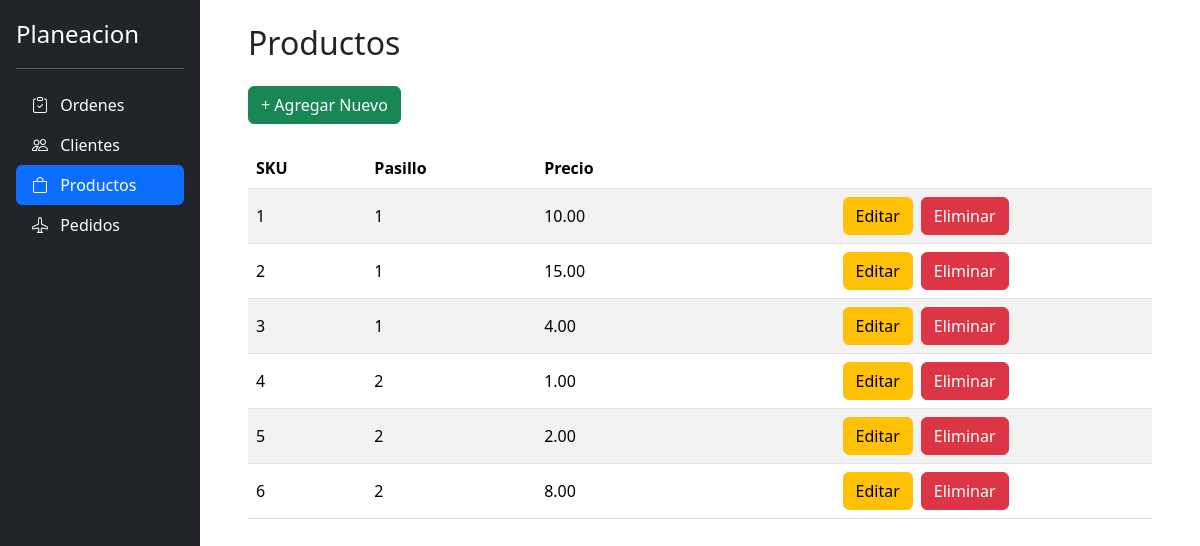
The page /productos on the database its author committed.
### planeacion/data/database/entities/ProductoEntity.py (models this page shows, shortened)
class Producto(models.Model):
    sku = models.CharField(max_length=50, primary_key = True, unique = True)
    pasillo = models.IntegerField(null=False)
    precio = models.DecimalField(max_digits=10, decimal_places=2)

### planeacion/ui/views.py (the view)
# urls.py: path("productos", views.productos, name="productos"),
def productos(request):
    mensaje = request.GET.get('mensaje')
    error = request.GET.get('error') == 'True'
    respuesta:RespuestaOperacion = ProductoUseCases.obtenerProductosUseCase()
    context = {
        "productos" : respuesta.contenido,
        "mensaje": mensaje,
        "error": error
    }
    return render(request, "planeacion/productos.html", context)

### planeacion/data/database/dao/ProductoDao.py (called while the page is built)
    @staticmethod
    def obtenerProductos():
        return Producto.objects.all()

### planeacion/data/repository/ProductoRepository.py (called while the page is built)
    @staticmethod
    def obtenerProductosDeBD():
        response:list[Producto] = ProductoDao.obtenerProductos()
        return response

### planeacion/domain/ProductoUseCases.py (called while the page is built)
    @staticmethod
    def obtenerProductosUseCase() -> list[Producto]:
        respuesta: RespuestaOperacion = RespuestaOperacion()
        try:
            respuesta.contenido: list[Producto] = ProductoRepository.obtenerProductosDeBD()
        except Producto.DoesNotExist as error:
            print("ERROR:obtenerProductosUseCase: ", error)
            respuesta.error = True
            respuesta.mensaje = "No hay registros"
            respuesta.contenido = []
        except Exception as error:
            print("ERROR:obtenerProductosUseCase: ", error)
            respuesta.error = True
            respuesta.mensaje = "Ha ocurrido un error en el sistema"
            respuesta.contenido = []
        return respuesta

### planeacion/ui/templates/planeacion/productos.html (shortened to what this page needs)
{% extends 'planeacion/base/base_site.html' %}
{% block main_content %}
  <h2>Productos </h2>
  <div class="d-flex justify-content-between mt-4 mb-4">
    <div>
      <button
      class="btn btn-success"
      data-bs-toggle="modal"
      data-bs-target="#crear-producto-modal"
      > + Agregar Nuevo</button>
    </div>
  </div>
  <table class="table table-striped align-middle">
    <thead>
      <tr>
        <th scope="col">SKU</th>
        <th scope="col">Pasillo</th>
        <th scope="col">Precio</th>
        <th scope="col"></th>
      </tr>
    </thead>
    <tbody>
      {% if productos %}
        {% for producto in productos %}
          <tr>
            <td>{{ producto.sku }}</td>
            <td>{{ producto.pasillo }}</td>
            <td>{{ producto.precio }}</td>
            <td>
              <div class="d-flex flex-row justify-content-center">
                <button class="btn btn-warning me-2"
                data-bs-toggle="modal"
                data-bs-target="#editar-producto-modal"
                data-bs-sku="{{producto.sku}}"
                data-bs-pasillo="{{ producto.pasillo }}"
                data-bs-precio="{{producto.precio}}" >Editar</button>
                <button class="btn btn-danger" data-bs-toggle="modal" data-bs-target="#eliminar-producto-modal" data-bs-sku="{{producto.sku}}">Eliminar</button>
              </div>
            </td>
          </tr>
        {% endfor %}
      {% else %}
        <tr>
          <td colspan="4" class="text-center">
            <h5>No hay productos registrados</h5>
          </td>
        </tr>
      {% endif %}
    </tbody>
  </table>
{% endblock %}

### planeacion/ui/templates/planeacion/base/base_site.html (shortened to what this page needs)
<!DOCTYPE html>
<html lang="en" style="min-height:100vh; min-height: -webkit-fill-available;">
  <head>
    <link href="https://cdn.jsdelivr.net/npm/bootstrap@5.3.1/dist/css/bootstrap.min.css" rel="stylesheet" />
    <link href="https://cdn.jsdelivr.net/npm/tom-select@2.2.2/dist/css/tom-select.css" rel="stylesheet">
    <link rel="stylesheet" href="https://cdn.jsdelivr.net/npm/bootstrap-icons@1.11.2/font/bootstrap-icons.min.css">
  </head>
  <body style="min-height:100vh; min-height: -webkit-fill-available;">
    <div class="container-fluid">
      <div class="row">
        <div class="col-2 p-0">
          <div class="d-flex flex-column flex-shrink-0 p-3 text-bg-dark" style="width:auto; min-height: 100vh;">
            <a href="/" class="d-flex align-items-center mb-3 mb-md-0 me-md-auto text-white text-decoration-none">
              <span class="fs-4">Planeacion</span>
            </a>
            <hr>
            <ul class="nav nav-pills flex-column mb-auto" id="sidebar-menu">
              <li>
                <a href="{% url 'planeaciones' %}" class="nav-link text-white" id="dash">
                  <i class="bi bi-clipboard-check me-2"></i>
                  Ordenes
                </a>
              </li>
              <li>
                <a href="{% url 'clientes' %}" class="nav-link text-white" id="clientes">
                  <i class="bi bi-people me-2"></i>
                  Clientes
                </a>
              </li>
              <li>
                <a href="{% url 'productos' %}" class="nav-link text-white" id="productos">
                  <i class="bi bi-bag me-2"></i>
                  Productos
                </a>
              </li>
              <li>
                <a href="{% url 'pedidos' %}" class="nav-link text-white" id="pedidos">
                  <i class="bi bi-airplane me-2"></i>
                  Pedidos
                </a>
              </li>
            </ul>
          </div>
        </div>
        <div class="col-10 pt-4 p-5">
          {% block main_content %}
          {% endblock %}
        </div>
      </div>
    </div>
  </body>
</html>

### rows shown on the page
Producto: sku "1", pasillo "1", precio "10.00"
Producto: sku "2", pasillo "1", precio "15.00"
Producto: sku "3", pasillo "1", precio "4.00"
Producto: sku "4", pasillo "2", precio "1.00"
Producto: sku "5", pasillo "2", precio "2.00"
Producto: sku "6", pasillo "2", precio "8.00"
